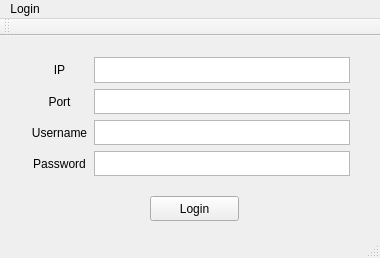
<?xml version="1.0" encoding="UTF-8"?>
<ui version="4.0">
 <class>MainWindow</class>
 <widget class="QMainWindow" name="MainWindow">
  <property name="geometry">
   <rect>
    <x>0</x>
    <y>0</y>
    <width>380</width>
    <height>258</height>
   </rect>
  </property>
  <property name="windowTitle">
   <string>MainWindow</string>
  </property>
  <widget class="QWidget" name="centralWidget">
   <widget class="QWidget" name="verticalLayoutWidget">
    <property name="geometry">
     <rect>
      <x>20</x>
      <y>10</y>
      <width>341</width>
      <height>141</height>
     </rect>
    </property>
    <layout class="QVBoxLayout" name="verticalLayout">
     <item>
      <layout class="QHBoxLayout" name="horizontalLayout_4">
       <item>
        <widget class="QLabel" name="IPLabel">
         <property name="sizePolicy">
          <sizepolicy hsizetype="Expanding" vsizetype="Preferred">
           <horstretch>0</horstretch>
           <verstretch>0</verstretch>
          </sizepolicy>
         </property>
         <property name="text">
          <string>IP</string>
         </property>
         <property name="alignment">
          <set>Qt::AlignCenter</set>
         </property>
        </widget>
       </item>
       <item>
        <widget class="QTextEdit" name="IPText">
         <property name="sizePolicy">
          <sizepolicy hsizetype="Fixed" vsizetype="Expanding">
           <horstretch>0</horstretch>
           <verstretch>0</verstretch>
          </sizepolicy>
         </property>
        </widget>
       </item>
      </layout>
     </item>
     <item>
      <layout class="QHBoxLayout" name="horizontalLayout_3">
       <item>
        <widget class="QLabel" name="PortLabel">
         <property name="sizePolicy">
          <sizepolicy hsizetype="Expanding" vsizetype="Preferred">
           <horstretch>0</horstretch>
           <verstretch>0</verstretch>
          </sizepolicy>
         </property>
         <property name="text">
          <string>Port</string>
         </property>
         <property name="alignment">
          <set>Qt::AlignCenter</set>
         </property>
        </widget>
       </item>
       <item>
        <widget class="QTextEdit" name="PortText">
         <property name="sizePolicy">
          <sizepolicy hsizetype="Fixed" vsizetype="Expanding">
           <horstretch>0</horstretch>
           <verstretch>0</verstretch>
          </sizepolicy>
         </property>
        </widget>
       </item>
      </layout>
     </item>
     <item>
      <layout class="QHBoxLayout" name="horizontalLayout_2">
       <item>
        <widget class="QLabel" name="UserLabel">
         <property name="sizePolicy">
          <sizepolicy hsizetype="Expanding" vsizetype="Preferred">
           <horstretch>0</horstretch>
           <verstretch>0</verstretch>
          </sizepolicy>
         </property>
         <property name="text">
          <string>Username</string>
         </property>
         <property name="alignment">
          <set>Qt::AlignCenter</set>
         </property>
        </widget>
       </item>
       <item>
        <widget class="QTextEdit" name="UserText">
         <property name="sizePolicy">
          <sizepolicy hsizetype="Fixed" vsizetype="Expanding">
           <horstretch>0</horstretch>
           <verstretch>0</verstretch>
          </sizepolicy>
         </property>
        </widget>
       </item>
      </layout>
     </item>
     <item>
      <layout class="QHBoxLayout" name="horizontalLayout">
       <item>
        <widget class="QLabel" name="PassLabel">
         <property name="sizePolicy">
          <sizepolicy hsizetype="Expanding" vsizetype="Preferred">
           <horstretch>0</horstretch>
           <verstretch>0</verstretch>
          </sizepolicy>
         </property>
         <property name="text">
          <string>Password</string>
         </property>
         <property name="alignment">
          <set>Qt::AlignCenter</set>
         </property>
        </widget>
       </item>
       <item>
        <widget class="QTextEdit" name="PassText">
         <property name="sizePolicy">
          <sizepolicy hsizetype="Fixed" vsizetype="Expanding">
           <horstretch>0</horstretch>
           <verstretch>0</verstretch>
          </sizepolicy>
         </property>
        </widget>
       </item>
      </layout>
     </item>
    </layout>
   </widget>
   <widget class="QPushButton" name="LoginButton">
    <property name="geometry">
     <rect>
      <x>150</x>
      <y>160</y>
      <width>89</width>
      <height>25</height>
     </rect>
    </property>
    <property name="text">
     <string>Login</string>
    </property>
   </widget>
  </widget>
  <widget class="QMenuBar" name="menuBar">
   <property name="geometry">
    <rect>
     <x>0</x>
     <y>0</y>
     <width>380</width>
     <height>28</height>
    </rect>
   </property>
   <widget class="QMenu" name="menuLogin">
    <property name="title">
     <string>Login</string>
    </property>
   </widget>
   <addaction name="menuLogin"/>
  </widget>
  <widget class="QToolBar" name="mainToolBar">
   <attribute name="toolBarArea">
    <enum>TopToolBarArea</enum>
   </attribute>
   <attribute name="toolBarBreak">
    <bool>false</bool>
   </attribute>
  </widget>
  <widget class="QStatusBar" name="statusBar"/>
 </widget>
 <layoutdefault spacing="6" margin="11"/>
 <resources/>
 <connections/>
</ui>
